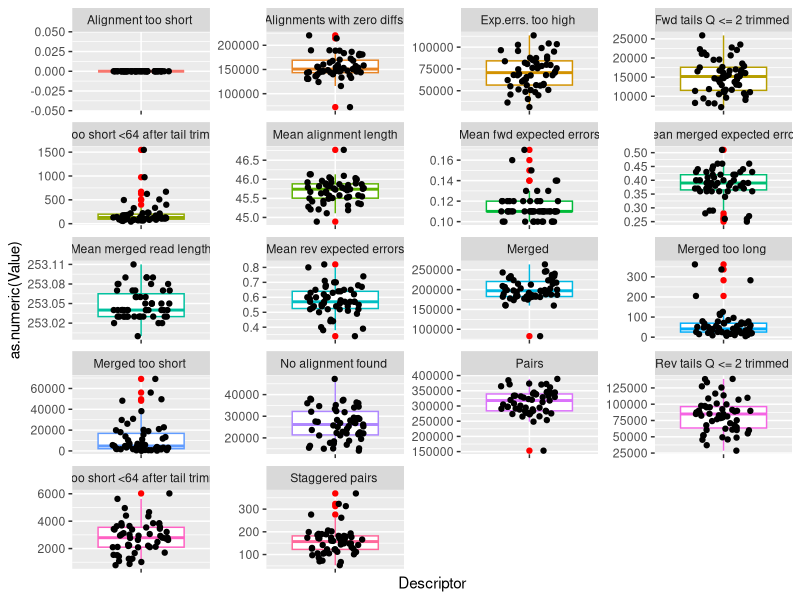

Here is the R script that generated this plot:
data=read.table("MergeResults_17nov15.txt", header=TRUE, sep="\t")

library(ggplot2)

#NOTE:  position_jitter is used to avoid jittering on the "y" axis, which would construe the data.
#ANOTHER NOTE:  outliers are plotted TWICE!  Once with the boxplot default, and once with the jitter.  The outliers are identified in RED.
p=ggplot(data, aes(y=as.numeric(Value), x=Descriptor))+
  
  #add points layer
  geom_boxplot(aes(y=as.numeric(Value), x=Descriptor,color=Descriptor), outlier.colour="red")+
  
  geom_point(aes(y=as.numeric(Value), x=Descriptor), position=position_jitter(w=0.25, h=0))+
  
  #set facet with 4 columns, make x-axes appropriate for each variable
  facet_wrap(~Descriptor, ncol=4, scales=c("free"))+
  
  #omit the legend for the size of the points
  scale_color_discrete(guide=FALSE)+
  
  theme(axis.text.x = element_blank())
